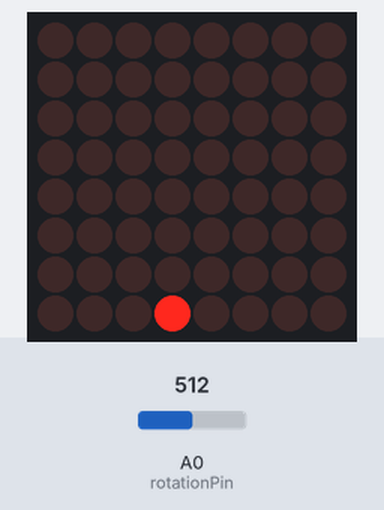
The sketch below on a simulated Arduino Uno, built with avr-gcc and run on an emulated ATmega328P. Parts: 8×8 LED matrix. The test bench sets the inputs (shaded band); at power-on: A0 (rotationPin) = 512. Random numbers use the default seed unless the sketch sets one.

Above: at 1.2 s.
1.3 s: A0 (rotationPin) set to 716
At 1.6 s:
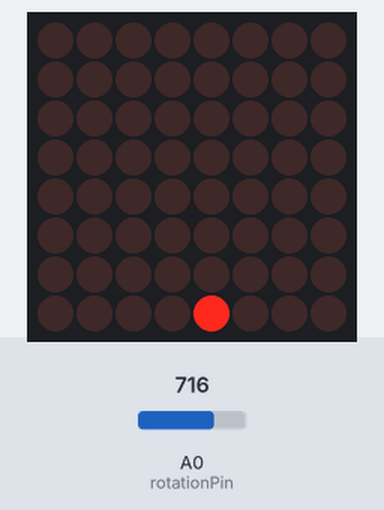
3.9 s: A0 (rotationPin) set to 122
At 5.0 s:
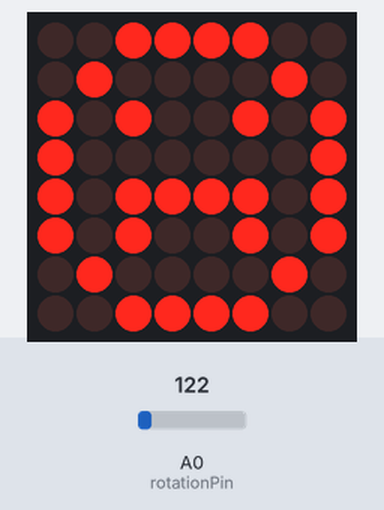
6.9 s: A0 (rotationPin) set to 306
At 7.11 s:
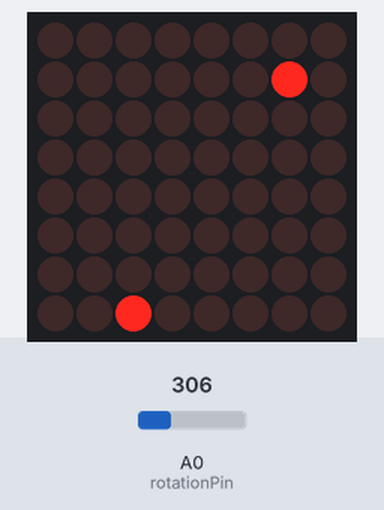
9.3 s: A0 (rotationPin) set to 428
12.3 s: A0 (rotationPin) set to 454
At 12.53 s:
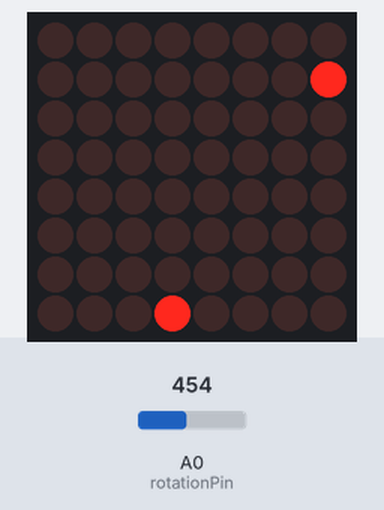
14.7 s: A0 (rotationPin) set to 900
At 14.94 s:
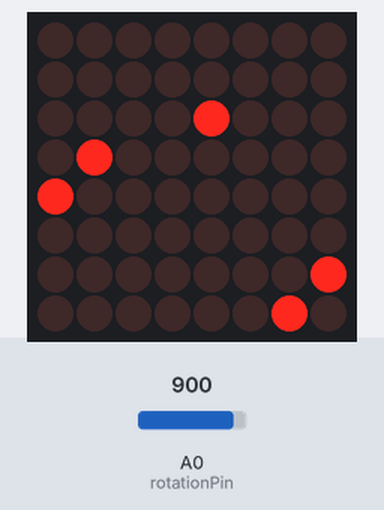
Timing chart, 0 to 17.7 s (numbered marks = the images above; inputs shaded):
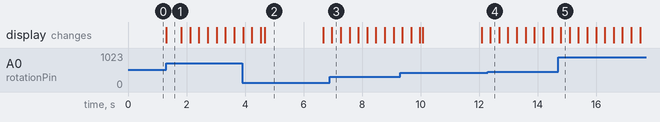

Measured:
- the behaviour switches between 438 and 439 on A0 (rotationPin) (found by bisection; images 3 and 4)
- what the display in image 1 shows lasts 0.5 s, from 1.3 s to 1.8 s
- what the display in image 2 shows lasts 2.0 s, from 4.7 s to 6.7 s

The sketch:

game.ino
```cpp
/*
   Frederic Brady Ward LED Matrix Dot Game Manipulation
   Based on the following library:
   GitHub | riyas-org/max7219  https://github.com/riyas-org/max7219
*/
#include <MaxMatrix.h>
int DIN = 7;   // DIN pin of MAX7219 module
int CLK = A3;   // CLK pin of MAX7219 module
int CS = 8;    // CS pin of MAX7219 module
int rotationPin= A0;
int data= 0;
int maxInUse = 1; //How many boards?!

//Dot position variables (r is the x position, too lazy to change)
int r1= 0;
int y1= 0;
int r2= 0;
int y2= 0;
int r3= 0;
int y3= 0;
int r4= 0;
int y4= 0;
int r5= 0;
int y5= 0;

//Dot t/f appeared?
boolean dot1= false;
boolean dot2= false;
boolean dot3= false;
boolean dot4= false;
boolean dot5= false;

int intervalone= 5250;
int intervaltwo= 500;

//Dot appear intervals and last appear time
int appearspeedone= 3600;
int appearspeedtwo= 3000;
int appearspeedthree= 2500;
int appearspeedfour= 2000;
int appearspeedfive= 1800;
unsigned long previousone= 0;
unsigned long previoustwo= 0;
unsigned long previousthree= 0;
unsigned long previousfour= 0;
unsigned long previousfive= 0;

//Dot drop intervals and last drop time
int dropspeedone= 400;
int dropspeedtwo= 350;
int dropspeedthree= 250;
int dropspeedfour= 200;
int dropspeedfive= 150;
unsigned long lastdropone= 0;
unsigned long lastdroptwo= 0;
unsigned long lastdropthree= 0;
unsigned long lastdropfour= 0;
unsigned long lastdropfive= 0;

unsigned long current= 0; //Current time

MaxMatrix m(DIN, CS, CLK, maxInUse);

char sad[] =     {8, 8,             //Creates the sad face for end game
                  B00111100,
                  B01000010,
                  B10110101,
                  B10010001,
                  B10010001,
                  B10110101,
                  B01000010,
                  B00111100
                 };

void setup() {
  Serial.begin(9600);
  m.init(); // MAX7219 initialization
  m.setIntensity(8); // initial led matrix intensity, 0-15
}
void loop() {
  m.clear();
  current= millis();
  dataCheck();
  m.setDot(data, 7, true); //Did not give player a y variable as should be stuck to line 7

  //Appear checks for the dots to start dropping are below
  if(current-previousone >= appearspeedone) //Can rinse and repeat these if statements for additional dots
  {
    previousone= current; //Sets the time for the last time the dot appeared
    lastdropone= current; //Resets the time for the drop time
    r1= random(8); //Picks a random spot on x axis to start
    m.setDot(r1, y1, true); //Sets the dot at the top and random spot on x axis
    dot1= true; //Starts drop "loop"
  }
  if(current-previoustwo >= appearspeedtwo)
  {
    previoustwo= current;
    lastdroptwo= current;
    r2= random(8);
    m.setDot(r2, y2, true);
    dot2= true;
  }
  if(current-previousthree >= appearspeedthree)
  {
    previousthree= current;
    lastdropthree=current;
    r3= random(8);
    m.setDot(r3, y3, true);
    dot3= true;
  }
  if(current-previousfour >= appearspeedfour)
  {
    previousfour= current;
    lastdropfour=current;
    r4= random(8);
    m.setDot(r4, y4, true);
    dot4= true;
  }
  if(current-previousfive >= appearspeedfive)
  {
    previousfive= current;
    lastdropfive=current;
    r5= random(8);
    m.setDot(r5, y5, true);
    dot5= true;
  }


  //All of the drop "loops" are below, rinse and repeat these AS WELL AS THE FIRST ONES TO CREATE MORE DOTS, THESE ARE REQUIRED TO HAVE THE DOT DROP DOWN THE SCREEN
  if(dot1) //Checks to see if there is a dot
  {
    if(r1==data && y1==7) //Checks to see if the dot hit the player
    {
      loseGame(); //Runs loseGame function
    }
    else
    {
    m.setDot(r1, y1, true); //Sets the dot if it does not collide with player
    }
    if(current-lastdropone >= dropspeedone) //Checks the drop interval
    {
      lastdropone= current; //Resets the last drop time
      y1++; //Increases the y position of the dot
      if(y1==8) //Checks to see if the dot is off the board
      {
        dot1=false; //Turns off the drop sequence
        y1=0; //Resets the y position of the dot
      }
    }
  }

  if(dot2)
  {
    if(r2==data && y2==7)
    {
      loseGame();
    }
    else
    {
    m.setDot(r2, y2, true);
    }
    if(current-lastdroptwo >= dropspeedtwo)
    {
      lastdroptwo= current;
      y2++;
      if(y2==8)
      {
        dot2=false;
        y2=0;
      }
    }
  }

  if(dot3)
  {
    if(r3==data && y3==7)
    {
      loseGame();
    }
    else
    {
    m.setDot(r3, y3, true);
    }
    if(current-lastdropthree >= dropspeedthree)
    {
      lastdropthree= current;
      y3++;
      if(y3==8)
      {
        dot3=false;
        y3=0;
      }
    }
  }

  if(dot4)
  {
    if(r4==data && y4==7)
    {
      loseGame();
    }
    else
    {
    m.setDot(r4, y4, true);
    }
    if(current-lastdropfour >= dropspeedfour)
    {
      lastdropfour= current;
      y4++;
      if(y4==8)
      {
        dot4=false;
        y4=0;
      }
    }
  }

  if(dot5)
  {
    if(r5==data && y5==7)
    {
      loseGame();
    }
    else
    {
    m.setDot(r5, y5, true);
    }
    if(current-lastdropfive >= dropspeedfive)
    {
      lastdropfive= current;
      y5++;
      if(y5==8)
      {
        dot5=false;
        y5=0;
      }
    }
  }


}

void dataCheck() //Thought I would use this more often to map the player but runs fairly smooth only being called once
{
  data= analogRead(rotationPin); //Reads rotationPin data
  data= map(data, 0, 1023, 0, 7); //Maps that data
}

void loseGame() //Saves rewriting the code for each dot
{
    current= millis();
    m.clear();
    m.writeSprite(0, 0, sad);
    delay(2000); //Lets you see sadness for 2 seconds
    //Resets all the dots and times
    y1=0;
    y2=0;
    y3=0;
    y4=0;
    dot1=false;
    dot2=false;
    dot3=false;
    dot4=false;
    dot5=false;
    previousone= current;
    previoustwo= current;
    previousthree= current;
    previousfour= current;
    lastdropone= current;
    lastdroptwo= current;
    lastdropthree= current;
    lastdropfour= current;
    lastdropfive= current;
}
```
